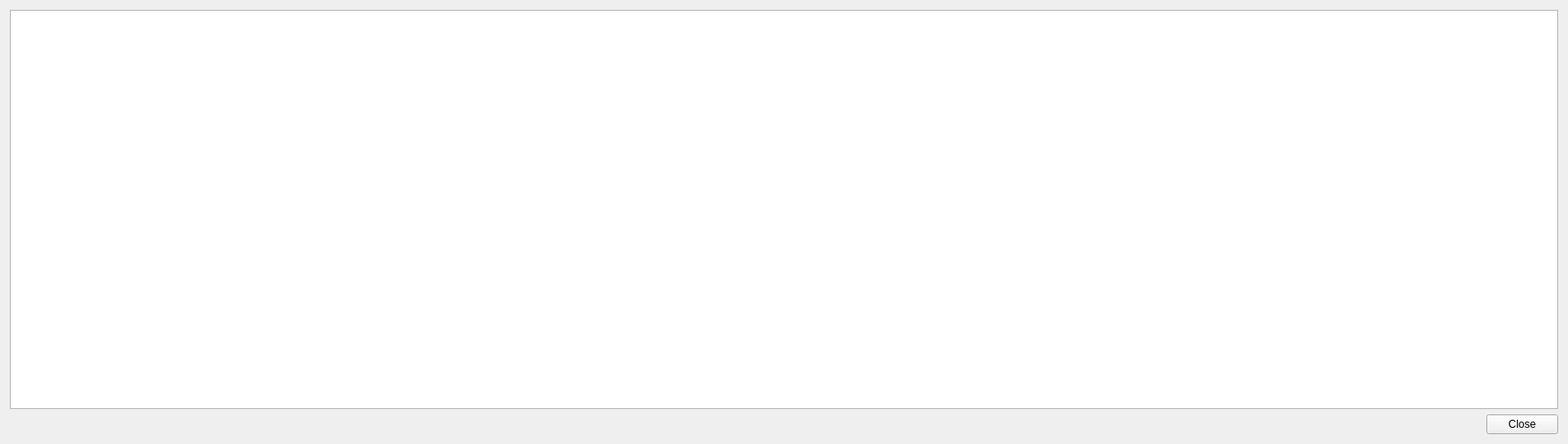
<?xml version="1.0" encoding="UTF-8"?>
<ui version="4.0">
 <class>ReceiverConsole</class>
 <widget class="QWidget" name="ReceiverConsole">
  <property name="geometry">
   <rect>
    <x>0</x>
    <y>0</y>
    <width>1748</width>
    <height>495</height>
   </rect>
  </property>
  <property name="windowTitle">
   <string>Form</string>
  </property>
  <layout class="QVBoxLayout" name="verticalLayout_2">
   <item>
    <widget class="QPlainTextEdit" name="receiverOutput"/>
   </item>
   <item>
    <layout class="QHBoxLayout" name="horizontalLayout">
     <item>
      <spacer name="horizontalSpacer">
       <property name="orientation">
        <enum>Qt::Orientation::Horizontal</enum>
       </property>
       <property name="sizeHint" stdset="0">
        <size>
         <width>40</width>
         <height>20</height>
        </size>
       </property>
      </spacer>
     </item>
     <item>
      <widget class="QPushButton" name="closeButton">
       <property name="text">
        <string>Close</string>
       </property>
      </widget>
     </item>
    </layout>
   </item>
  </layout>
 </widget>
 <resources/>
 <connections/>
</ui>
